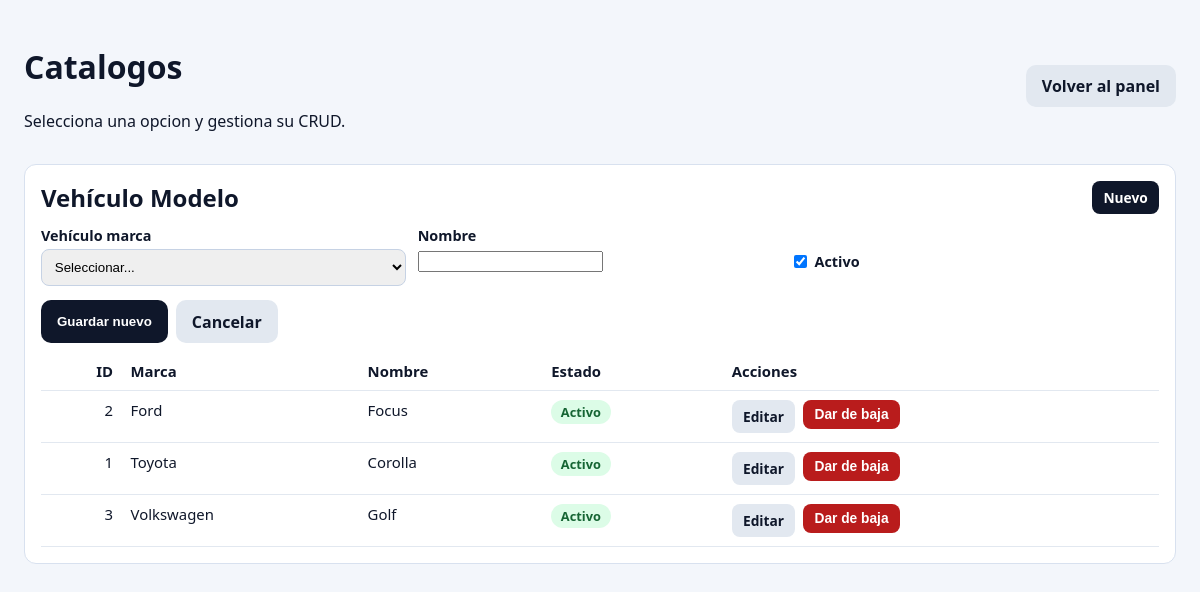
The page /catalogos.php?seccion=vehiculo_modelo (signed in) on the database its author committed.
### tables this page shows
CREATE TABLE IF NOT EXISTS vehiculos_modelos (
  id_modelo INT AUTO_INCREMENT PRIMARY KEY,
  id_vehiculo_marca INT NOT NULL,
  nombre_modelo VARCHAR(100) NOT NULL,
  activo TINYINT(1) DEFAULT 1,
  CONSTRAINT fk_vehiculos_modelos_marca FOREIGN KEY (id_vehiculo_marca) REFERENCES vehiculos_marcas(id_vehiculo_marca)
);

CREATE TABLE IF NOT EXISTS vehiculos_marcas (
  id_vehiculo_marca INT AUTO_INCREMENT PRIMARY KEY,
  nombre_marca_v VARCHAR(100) NOT NULL,
  activo TINYINT(1) DEFAULT 1
);

### public/catalogos.php (the view, shortened to what this page needs)
<?php
$projectRoot = dirname(__DIR__);
$seccion = (string) ($_GET['seccion'] ?? 'marca');
$vehiculoModeloForm = [
    'id_modelo' => 0,
    'id_vehiculo_marca' => '',
    'nombre_modelo' => '',
    'activo' => '1',
];
try {
    $pdo = Database::connect($projectRoot);
} catch (Throwable $e) {
    http_response_code(500);
    echo 'No se pudo conectar a la base de datos: ' . htmlspecialchars($e->getMessage());
    exit;
}
$vehiculosModelos = $pdo->query(
    'SELECT vm.id_modelo,
            vm.id_vehiculo_marca,
            vm.nombre_modelo,
            vm.activo,
            vma.nombre_marca_v
     FROM vehiculos_modelos vm
     INNER JOIN vehiculos_marcas vma ON vma.id_vehiculo_marca = vm.id_vehiculo_marca
     ORDER BY vm.activo DESC, vma.nombre_marca_v ASC, vm.nombre_modelo ASC'
)->fetchAll();
?>
<!doctype html>
<html lang="es">
<head>
</head>
<body>
<div class="container">
    <div class="top">
        <div>
            <h1>Catalogos</h1>
            <p>Selecciona una opcion y gestiona su CRUD.</p>
        </div>
        <div class="actions">
            <a class="btn btn-muted" href="/dashboard.php">Volver al panel</a>
        </div>
    </div>
    <?php if ($seccion === 'vehiculo_modelo'): ?>
    <div class="panel" id="vehiculos-modelos-panel">
        <div style="display:flex;justify-content:space-between;align-items:center;margin-bottom:0.75rem;">
            <h2 style="margin:0;">Vehículo Modelo</h2>
            <a class="btn btn-primary btn-small" href="/catalogos.php?seccion=vehiculo_modelo">Nuevo</a>
        </div>
        <form method="post" action="/catalogos.php" autocomplete="off">
            <div class="grid">
                <div>
                    <label for="id_vehiculo_marca">Vehículo marca</label>
                    <select id="id_vehiculo_marca" name="id_vehiculo_marca" required>
                        <option value="">Seleccionar...</option>
                    </select>
                </div>
                <div>
                    <label for="nombre_modelo">Nombre</label>
                    <input id="nombre_modelo" name="nombre_modelo" maxlength="100" required value="<?= htmlspecialchars((string) $vehiculoModeloForm['nombre_modelo']) ?>">
                </div>
                <div>
                    <label class="check-label">
                        <input type="checkbox" name="activo" value="1" <?= (string) $vehiculoModeloForm['activo'] === '1' ? 'checked' : '' ?>>
                        Activo
                    </label>
                </div>
            </div>
            <div class="actions" style="margin-top: 0.9rem;">
                <button class="btn btn-primary" type="submit"><?= (int) $vehiculoModeloForm['id_modelo'] > 0 ? 'Guardar cambios' : 'Guardar nuevo' ?></button>
                <a class="btn btn-muted" href="/catalogos.php?seccion=vehiculo_modelo#vehiculos-modelos-panel">Cancelar</a>
            </div>
        </form>
        <table>
            <thead>
            <tr>
                <th>ID</th>
                <th>Marca</th>
                <th>Nombre</th>
                <th>Estado</th>
                <th>Acciones</th>
            </tr>
            </thead>
            <tbody>
            <?php if (count($vehiculosModelos) === 0): ?>
                <tr><td colspan="5">No hay modelos de vehículo cargados.</td></tr>
            <?php else: ?>
                <?php foreach ($vehiculosModelos as $row): ?>
                    <tr>
                        <td><?= (int) $row['id_modelo'] ?></td>
                        <td><?= htmlspecialchars((string) $row['nombre_marca_v']) ?></td>
                        <td><?= htmlspecialchars((string) $row['nombre_modelo']) ?></td>
                        <td>
                            <span class="tag <?= (int) $row['activo'] === 1 ? 'ok' : 'off' ?>">
                                <?= (int) $row['activo'] === 1 ? 'Activo' : 'Inactivo' ?>
                            </span>
                        </td>
                        <td>
                            <div class="actions">
                                <a class="btn btn-muted btn-small" href="/catalogos.php?seccion=vehiculo_modelo&edit_vehiculo_modelo=<?= (int) $row['id_modelo'] ?>#vehiculos-modelos-panel">Editar</a>
                                <form method="post" action="/catalogos.php#vehiculos-modelos-panel" style="display:inline;">
                                    <button class="btn <?= (int) $row['activo'] === 1 ? 'btn-danger' : 'btn-primary' ?> btn-small" type="submit">
                                        <?= (int) $row['activo'] === 1 ? 'Dar de baja' : 'Activar' ?>
                                    </button>
                                </form>
                            </div>
                        </td>
                    </tr>
                <?php endforeach; ?>
            <?php endif; ?>
            </tbody>
        </table>
    </div>
    <?php endif; ?>
</div>
</body>
</html>

### public/catalogos.php (style rules this page uses)
body { font-family: Segoe UI, Arial, sans-serif; margin: 1.5rem; background: #f3f6fb; color: #0f172a; }
.container { max-width: 1200px; margin: 0 auto; }
.top { display: flex; justify-content: space-between; align-items: center; gap: 1rem; margin-bottom: 1rem; }
.actions { display: flex; gap: 0.5rem; flex-wrap: wrap; }
.btn { display: inline-block; text-decoration: none; border: 0; border-radius: 10px; padding: 0.65rem 1rem; cursor: pointer; font-weight: 600; }
.btn-primary { background: #0f172a; color: #fff; }
.btn-muted { background: #e2e8f0; color: #0f172a; }
.btn-danger { background: #b91c1c; color: #fff; }
.btn-small { padding: 0.45rem 0.7rem; border-radius: 8px; font-size: 0.86rem; }
.panel { background: #fff; border: 1px solid #d8e1ef; border-radius: 12px; padding: 1rem; margin-bottom: 1rem; }
.grid { display: grid; grid-template-columns: repeat(auto-fit, minmax(220px, 1fr)); gap: 0.75rem; }
label { display: block; font-size: 0.9rem; margin-bottom: 0.25rem; font-weight: 600; }
input[type="text"], select { width: 100%; box-sizing: border-box; border: 1px solid #c6d2e4; border-radius: 8px; padding: 0.55rem; }
.check-label { display: inline-flex; align-items: center; gap: 0.45rem; margin-top: 1.6rem; font-weight: 600; }
.check-label input[type="checkbox"] { width: auto; margin: 0; }
table { width: 100%; border-collapse: collapse; margin-top: 0.6rem; }
th, td { border-bottom: 1px solid #e2e8f0; padding: 0.55rem; text-align: left; font-size: 0.93rem; vertical-align: top; }
table thead th:first-child, table tbody td:first-child:not([colspan]) { text-align: right; }
.tag { display: inline-block; padding: 0.2rem 0.6rem; border-radius: 999px; font-size: 0.8rem; font-weight: 700; }
.ok { background: #dcfce7; color: #166534; }

### rows shown on the page
vehiculos_modelos: id_modelo "2", id_vehiculo_marca.nombre_marca_v "Ford", nombre_modelo "Focus", activo "Activo"
vehiculos_modelos: id_modelo "1", id_vehiculo_marca.nombre_marca_v "Toyota", nombre_modelo "Corolla", activo "Activo"
vehiculos_modelos: id_modelo "3", id_vehiculo_marca.nombre_marca_v "Volkswagen", nombre_modelo "Golf", activo "Activo"
